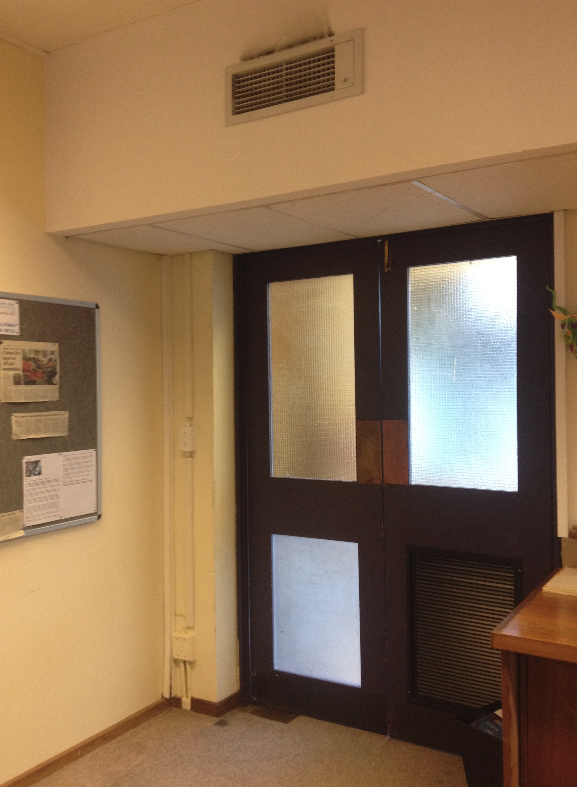
#> input picture images/model_1/object.png, 577 x 787 px
$ python main.py
#> lines starting #> are read from the running program, lines starting #| are printed output that depends on the picture; after the words box and inside, x2 and y2 are one past the last pixel; in counts of white or black regions, pixels touching at a corner belong together
import os
import numpy as np
import cv2
from matplotlib import pyplot as plt

MIN_MATCH_COUNT = 10
FLANN_INDEX_KDTREE = 0

directory = '../images/model_1'

object_image_path = os.path.join(directory, 'object.png')
scene_image_path = os.path.join(directory, 'scene.png')

img1 = cv2.imread(object_image_path, 0)          # queryImage
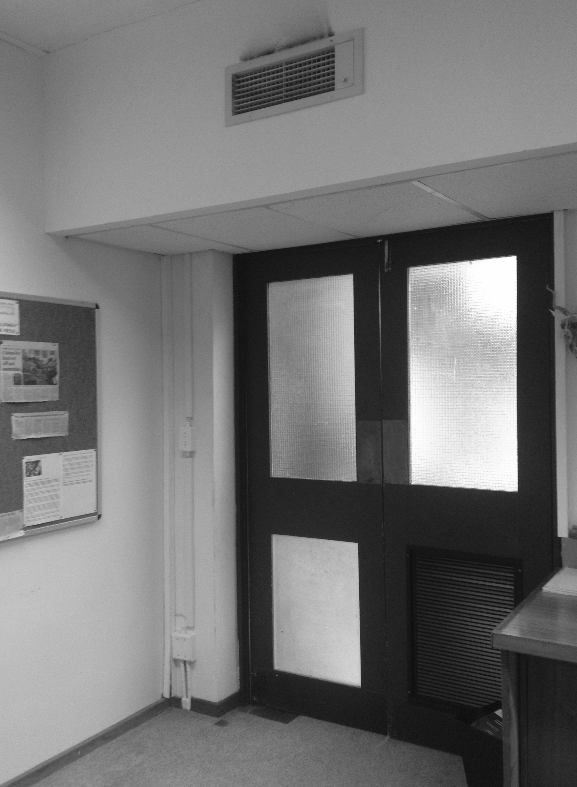
#> img1: shape (787, 577); min 9, max 255, mean 115.6
img2 = cv2.imread(scene_image_path, 0) # trainImage
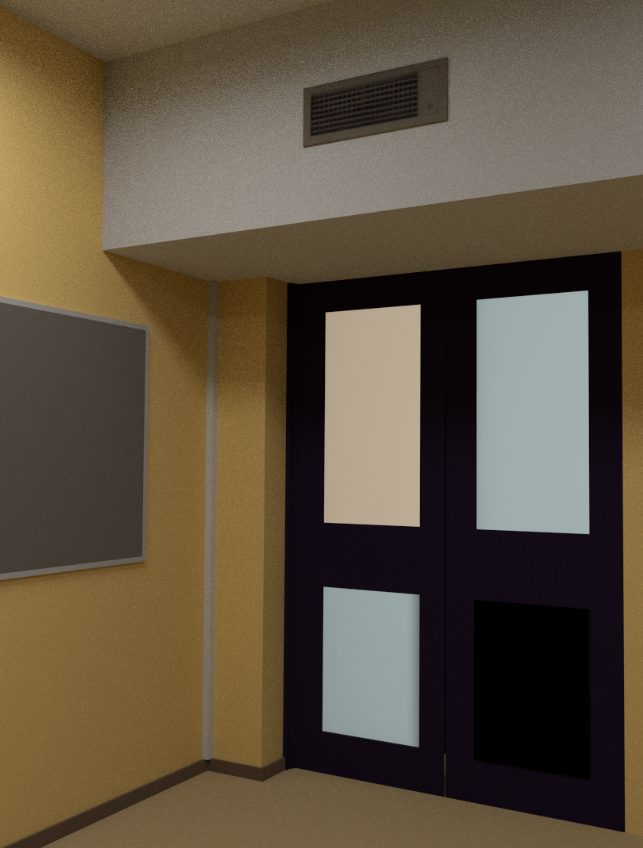
#> input picture images/model_1/scene.png, 643 x 848 px
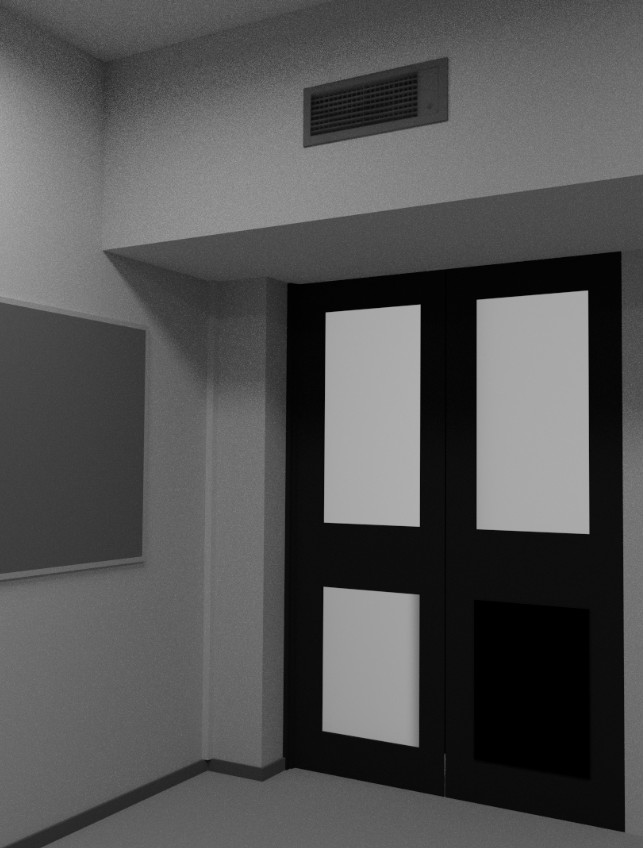
#> img2: shape (848, 643); min 0, max 176, mean 83.2

# Initiate SIFT detector
sift = cv2.xfeatures2d.SIFT_create()

# find the keypoints and descriptors with SIFT
kp1, des1 = sift.detectAndCompute(img1, None)
#> kp1 = 463 keypoints; strongest (x, y, size): (463, 438, 74.9), (488, 288, 43.7), (495, 469, 34), (338, 294, 26.8)
kp2, des2 = sift.detectAndCompute(img2, None)
#> kp2 = 222 keypoints; strongest (x, y, size): (376, 660, 74.7), (373, 476, 63.8), (374, 358, 62.8), (533, 478, 73.7)

index_params = dict(
    algorithm = FLANN_INDEX_KDTREE,
    trees = 5,
)

search_params = dict(
    checks = 50
)

flann = cv2.FlannBasedMatcher(index_params, search_params)

matches = flann.knnMatch(des1, des2, k=2)
#> matches = 463 matches

# store all the good matches as per Lowe's ratio test.
good = []
for m, n in matches:
    if m.distance < 0.7 * n.distance:
        good.append(m)
#> after the loop, good = 21 matches

if len(good) > MIN_MATCH_COUNT:
    src_pts = np.float32([kp1[m.queryIdx].pt for m in good]).reshape(-1, 1, 2)
#> src_pts = 21 rows, first 8: [4, 541.2], [16.85, 538.2], [91.97, 511.4], [219.6, 94.29], [239.5, 251.1], [243.1, 111.7], [251.3, 58], [258.5, 88.63]
    dst_pts = np.float32([kp2[m.trainIdx].pt for m in good]).reshape(-1, 1, 2)
#> dst_pts = 21 rows, first 8: [4.12, 580.5], [35.57, 576.2], [257.5, 761.3], [295, 118.7], [617.9, 832.1], [357.4, 126], [53.94, 573.8], [335.3, 113.4]

    M, mask = cv2.findHomography(src_pts, dst_pts, cv2.RANSAC, 5.0)
#> M = [[1.03, -0.125, 67.81], [-0.0887, 1.01, 39.53], [-0.000185, 2.08e-05, 1]]; mask = 21 values, max 1 at index 0, min 0 at index 1, mean 0.381
    matchesMask = mask.ravel().tolist()
#> matchesMask = [1, 0, 0, 1, 0, 0, 0, 1, 0, 1, 1, 0, 0, 0, 0, 0, 0, 0, 1, 1, 1]

    h, w = img1.shape
#> h = 787; w = 577
    pts = np.float32([[0, 0], [0, h - 1], [w - 1, h - 1], [w - 1, 0]]).reshape(-1, 1, 2)
#> pts = [[0, 0], [0, 786], [576, 786], [576, 0]]
    dst = cv2.perspectiveTransform(pts, M)
#> dst = [[67.81, 39.53], [-30.28, 821], [619.8, 861], [741.5, -12.91]]

    img2 = cv2.polylines(img2, [np.int32(dst)], True, 255, 3, cv2.LINE_AA)
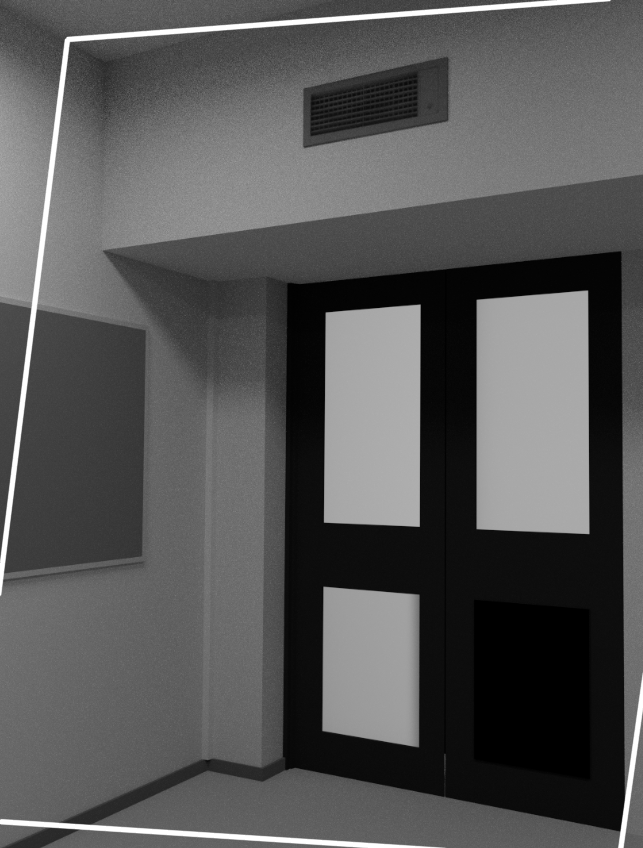
#> img2: shape (848, 643); 2.09% of pixels changed, all inside (x1, y1, x2, y2) = (0, 0, 643, 848)

else:
    print ("Not enough matches are found - %d/%d" % (len(good),MIN_MATCH_COUNT))
    matchesMask = None

draw_params = dict(
    matchColor = (0, 255, 0), # draw matches in green color
    singlePointColor = None,
    matchesMask = matchesMask, # draw only inliers
    flags = 2
)
#> draw_params = 4 items

img3 = cv2.drawMatches(img1, kp1, img2, kp2 ,good, None, **draw_params)
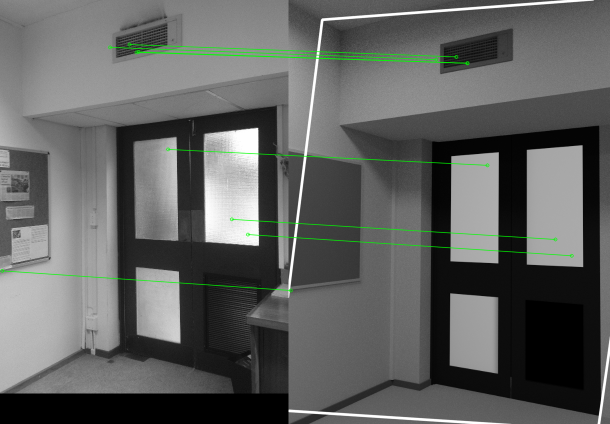
#> img3: shape (848, 1220, 3) (shown at 1/2 size); mean of channels 0, 1, 2 95.3, 97, 95.3; drawn as B, G, R

plt.imshow(img3, 'gray')
plt.show()
